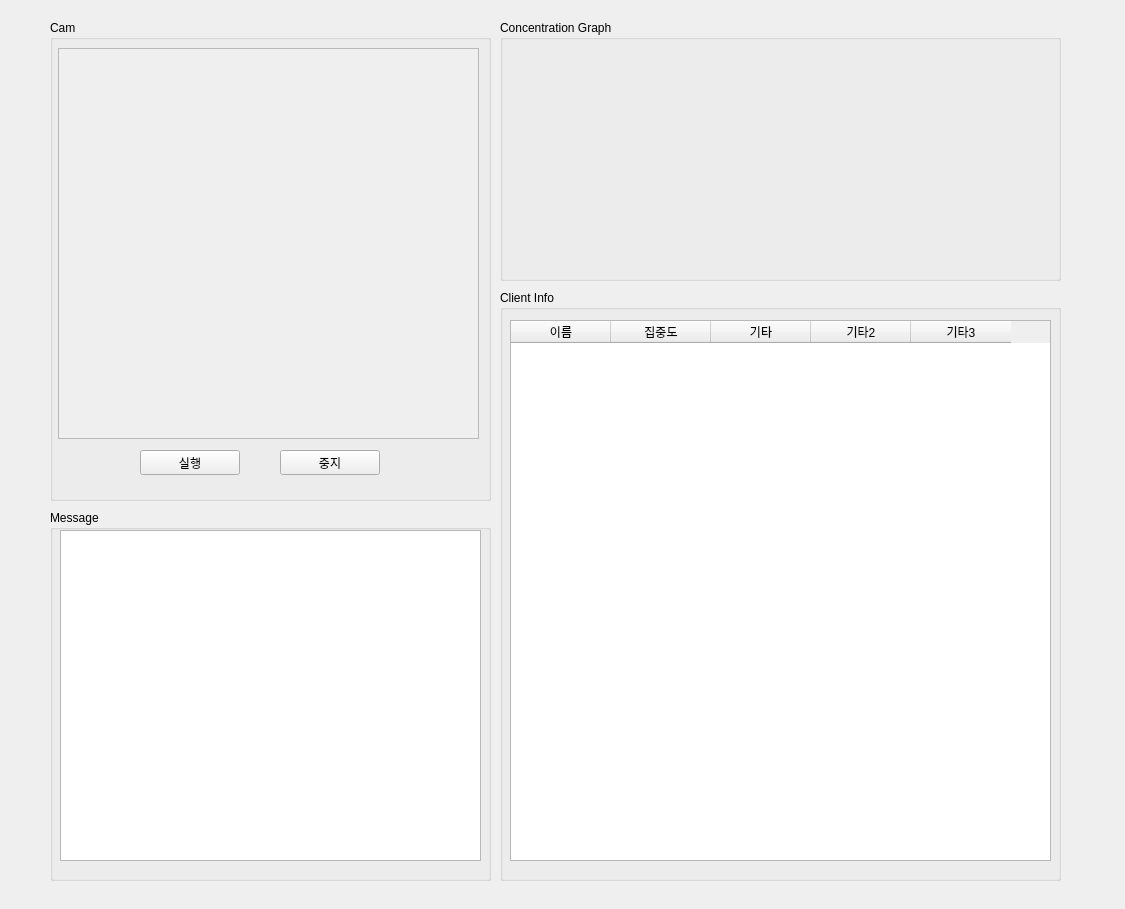
<?xml version="1.0" encoding="UTF-8"?>
<ui version="4.0">
 <class>MainWindow</class>
 <widget class="QMainWindow" name="MainWindow">
  <property name="geometry">
   <rect>
    <x>0</x>
    <y>0</y>
    <width>1125</width>
    <height>909</height>
   </rect>
  </property>
  <property name="windowTitle">
   <string>MainWindow</string>
  </property>
  <widget class="QWidget" name="centralwidget">
   <widget class="QTextBrowser" name="message_TextBrowser">
    <property name="geometry">
     <rect>
      <x>60</x>
      <y>530</y>
      <width>421</width>
      <height>331</height>
     </rect>
    </property>
    <property name="html">
     <string>&lt;!DOCTYPE HTML PUBLIC &quot;-//W3C//DTD HTML 4.0//EN&quot; &quot;http://www.w3.org/TR/REC-html40/strict.dtd&quot;&gt;
&lt;html&gt;&lt;head&gt;&lt;meta name=&quot;qrichtext&quot; content=&quot;1&quot; /&gt;&lt;style type=&quot;text/css&quot;&gt;
p, li { white-space: pre-wrap; }
&lt;/style&gt;&lt;/head&gt;&lt;body style=&quot; font-family:'Gulim'; font-size:9pt; font-weight:400; font-style:normal;&quot;&gt;
&lt;p style=&quot;-qt-paragraph-type:empty; margin-top:0px; margin-bottom:0px; margin-left:0px; margin-right:0px; -qt-block-indent:0; text-indent:0px;&quot;&gt;&lt;br /&gt;&lt;/p&gt;&lt;/body&gt;&lt;/html&gt;</string>
    </property>
   </widget>
   <widget class="QTableWidget" name="client_table">
    <property name="geometry">
     <rect>
      <x>510</x>
      <y>320</y>
      <width>541</width>
      <height>541</height>
     </rect>
    </property>
    <column>
     <property name="text">
      <string>이름</string>
     </property>
    </column>
    <column>
     <property name="text">
      <string>집중도</string>
     </property>
    </column>
    <column>
     <property name="text">
      <string>기타</string>
     </property>
    </column>
    <column>
     <property name="text">
      <string>기타2</string>
     </property>
    </column>
    <column>
     <property name="text">
      <string>기타3</string>
     </property>
    </column>
   </widget>
   <widget class="QChartView" name="Concentration_graph" native="true">
    <property name="geometry">
     <rect>
      <x>510</x>
      <y>52</y>
      <width>541</width>
      <height>211</height>
     </rect>
    </property>
   </widget>
   <widget class="QGroupBox" name="Concentration_box">
    <property name="geometry">
     <rect>
      <x>500</x>
      <y>20</y>
      <width>561</width>
      <height>261</height>
     </rect>
    </property>
    <property name="title">
     <string>Concentration Graph</string>
    </property>
   </widget>
   <widget class="QGroupBox" name="ClientInfo_box">
    <property name="geometry">
     <rect>
      <x>500</x>
      <y>290</y>
      <width>561</width>
      <height>591</height>
     </rect>
    </property>
    <property name="title">
     <string>Client Info</string>
    </property>
   </widget>
   <widget class="QGroupBox" name="Message_box">
    <property name="geometry">
     <rect>
      <x>50</x>
      <y>510</y>
      <width>441</width>
      <height>371</height>
     </rect>
    </property>
    <property name="title">
     <string>Message</string>
    </property>
   </widget>
   <widget class="QGroupBox" name="UserCam_box">
    <property name="geometry">
     <rect>
      <x>50</x>
      <y>20</y>
      <width>441</width>
      <height>481</height>
     </rect>
    </property>
    <property name="title">
     <string>Cam</string>
    </property>
   </widget>
   <widget class="QScrollArea" name="Input_cam">
    <property name="geometry">
     <rect>
      <x>58</x>
      <y>48</y>
      <width>421</width>
      <height>391</height>
     </rect>
    </property>
    <property name="widgetResizable">
     <bool>true</bool>
    </property>
    <widget class="QWidget" name="scrollAreaWidgetContents">
     <property name="geometry">
      <rect>
       <x>0</x>
       <y>0</y>
       <width>419</width>
       <height>389</height>
      </rect>
     </property>
    </widget>
   </widget>
   <widget class="QPushButton" name="execution_btn">
    <property name="geometry">
     <rect>
      <x>140</x>
      <y>450</y>
      <width>100</width>
      <height>25</height>
     </rect>
    </property>
    <property name="text">
     <string>실행</string>
    </property>
   </widget>
   <widget class="QPushButton" name="stop_btn">
    <property name="geometry">
     <rect>
      <x>280</x>
      <y>450</y>
      <width>100</width>
      <height>25</height>
     </rect>
    </property>
    <property name="text">
     <string>중지</string>
    </property>
   </widget>
   <zorder>UserCam_box</zorder>
   <zorder>ClientInfo_box</zorder>
   <zorder>Message_box</zorder>
   <zorder>Input_cam</zorder>
   <zorder>execution_btn</zorder>
   <zorder>stop_btn</zorder>
   <zorder>Concentration_box</zorder>
   <zorder>message_TextBrowser</zorder>
   <zorder>client_table</zorder>
   <zorder>Concentration_graph</zorder>
  </widget>
  <widget class="QMenuBar" name="menubar">
   <property name="geometry">
    <rect>
     <x>0</x>
     <y>0</y>
     <width>1125</width>
     <height>21</height>
    </rect>
   </property>
  </widget>
 </widget>
 <customwidgets>
  <customwidget>
   <class>QChartView</class>
   <extends>QWidget</extends>
   <header location="global">PyQt5.QtChart</header>
   <container>1</container>
  </customwidget>
 </customwidgets>
 <resources/>
 <connections/>
</ui>
